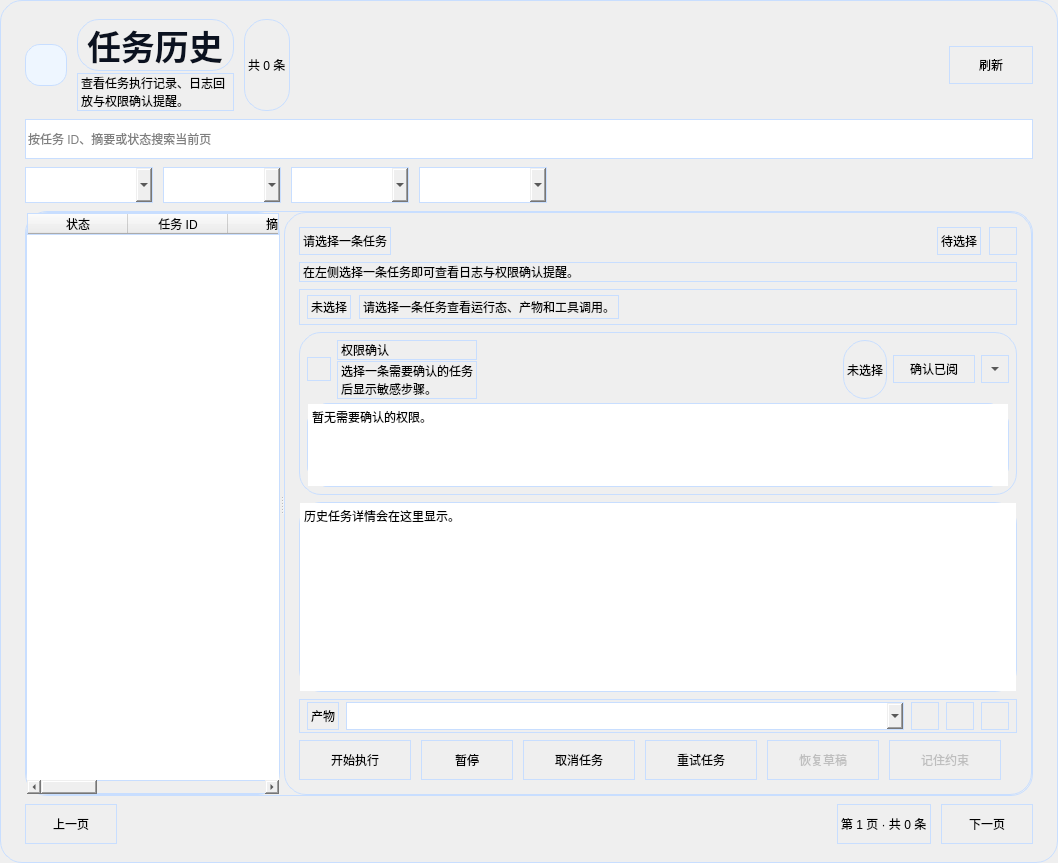
<widget class="QWidget" name="historyPage"><layout class="QVBoxLayout" name="historyPageLayout">
<property name="spacing"><number>16</number></property>
<property name="leftMargin"><number>0</number></property>
<property name="topMargin"><number>0</number></property>
<property name="rightMargin"><number>0</number></property>
<property name="bottomMargin"><number>0</number></property>
<item><widget class="QFrame" name="historyMainCard">
<property name="objectName"><string>heroCard</string></property>
<property name="styleSheet"><string notr="true">background: qlineargradient(x1:0,y1:0,x2:1,y2:1,
                                stop:0 rgba(255,255,255,250),
                                stop:0.52 #F1F7FF,
                                stop:1 #E9FBFF);
border: 1px solid #C8DEFF;
border-radius: 22px;</string></property>
<property name="frameShape"><enum>QFrame::Shape::NoFrame</enum></property>
<layout class="QVBoxLayout" name="historyMainLayout">
<property name="spacing"><number>8</number></property>
<property name="leftMargin"><number>24</number></property>
<property name="topMargin"><number>18</number></property>
<property name="rightMargin"><number>24</number></property>
<property name="bottomMargin"><number>18</number></property>
<item><layout class="QHBoxLayout" name="historyHeaderRow">
<property name="spacing"><number>10</number></property>
<property name="leftMargin"><number>0</number></property>
<property name="topMargin"><number>0</number></property>
<property name="rightMargin"><number>0</number></property>
<property name="bottomMargin"><number>0</number></property>
<item><widget class="QLabel" name="historyIcon">
<property name="minimumSize"><size><width>42</width><height>42</height></size></property>
<property name="maximumSize"><size><width>42</width><height>42</height></size></property>
<property name="styleSheet"><string notr="true">background:#EEF6FF;border-radius:15px;</string></property>
<property name="text"><string></string></property>
<property name="pixmap"><pixmap resource="resources.qrc">:/icons/history.svg</pixmap></property>
<property name="scaledContents"><bool>false</bool></property>
<property name="alignment"><set>Qt::AlignmentFlag::AlignCenter</set></property>
</widget></item><item><layout class="QVBoxLayout" name="historyHeaderTextLayout">
<property name="spacing"><number>2</number></property>
<property name="leftMargin"><number>0</number></property>
<property name="topMargin"><number>0</number></property>
<property name="rightMargin"><number>0</number></property>
<property name="bottomMargin"><number>0</number></property>
<item><widget class="QLabel" name="historyTitle">
<property name="objectName"><string>heroTitle</string></property>
<property name="styleSheet"><string notr="true">font-size:34px;font-weight:900;color:#0B1220;</string></property>
<property name="text"><string>任务历史</string></property>
<property name="wordWrap"><bool>true</bool></property>
</widget></item><item><widget class="QLabel" name="historySub">
<property name="objectName"><string>subText</string></property>
<property name="text"><string>查看任务执行记录、日志回放与权限确认提醒。</string></property>
<property name="wordWrap"><bool>true</bool></property>
</widget></item>
</layout></item><item><widget class="QLabel" name="historyCountLabel">
<property name="objectName"><string>tinyText</string></property>
<property name="text"><string>共 0 条</string></property>
<property name="wordWrap"><bool>true</bool></property>
</widget></item><item><spacer name="historyHeaderSpacer">
<property name="orientation"><enum>Qt::Orientation::Horizontal</enum></property>
<property name="sizePolicy"><sizepolicy hsizetype="Expanding" vsizetype="Minimum"><horstretch>0</horstretch><verstretch>0</verstretch></sizepolicy></property>
<property name="sizeHint" stdset="0"><size><width>120</width><height>20</height></size></property>
</spacer></item><item><widget class="QPushButton" name="historyRefreshButton">
<property name="objectName"><string>ghostButton</string></property>
<property name="minimumSize"><size><width>84</width><height>38</height></size></property>
<property name="text"><string>刷新</string></property>
</widget></item>
</layout></item><item><widget class="QLineEdit" name="historyInput">
<property name="minimumSize"><size><width>0</width><height>40</height></size></property>
<property name="placeholderText"><string>按任务 ID、摘要或状态搜索当前页</string></property>
</widget></item><item><layout class="QHBoxLayout" name="historyFilterRow">
<property name="spacing"><number>10</number></property>
<property name="leftMargin"><number>0</number></property>
<property name="topMargin"><number>0</number></property>
<property name="rightMargin"><number>0</number></property>
<property name="bottomMargin"><number>0</number></property>
<item><widget class="QComboBox" name="historyStatusFilter">
<property name="minimumSize"><size><width>128</width><height>36</height></size></property>
</widget></item><item><widget class="QComboBox" name="historyModeFilter">
<property name="minimumSize"><size><width>118</width><height>36</height></size></property>
</widget></item><item><widget class="QComboBox" name="historyRiskFilter">
<property name="minimumSize"><size><width>118</width><height>36</height></size></property>
</widget></item><item><widget class="QComboBox" name="historyConfirmationFilter">
<property name="minimumSize"><size><width>128</width><height>36</height></size></property>
</widget></item><item><spacer name="historyFilterSpacer">
<property name="orientation"><enum>Qt::Orientation::Horizontal</enum></property>
<property name="sizePolicy"><sizepolicy hsizetype="Expanding" vsizetype="Minimum"><horstretch>0</horstretch><verstretch>0</verstretch></sizepolicy></property>
<property name="sizeHint" stdset="0"><size><width>160</width><height>20</height></size></property>
</spacer></item>
</layout></item><item><widget class="QSplitter" name="historySplitter">
<property name="orientation"><enum>Qt::Orientation::Horizontal</enum></property>
<widget class="QTableWidget" name="historyTable">
<property name="minimumSize"><size><width>0</width><height>420</height></size></property>
<property name="alternatingRowColors"><bool>true</bool></property>
<property name="selectionMode"><enum>QAbstractItemView::SingleSelection</enum></property>
<property name="selectionBehavior"><enum>QAbstractItemView::SelectRows</enum></property>
<property name="editTriggers"><set>QAbstractItemView::NoEditTriggers</set></property>
<property name="wordWrap"><bool>false</bool></property>
<column>
<property name="text"><string>状态</string></property>
</column><column>
<property name="text"><string>任务 ID</string></property>
</column><column>
<property name="text"><string>摘要</string></property>
</column><column>
<property name="text"><string>风险</string></property>
</column><column>
<property name="text"><string>确认</string></property>
</column><column>
<property name="text"><string>步骤</string></property>
</column><column>
<property name="text"><string>更新</string></property>
</column><column>
<property name="text"><string>模式</string></property>
</column>
</widget><widget class="QFrame" name="historyDetailCard">
<property name="objectName"><string>sidePanel</string></property>
<property name="minimumSize"><size><width>360</width><height>0</height></size></property>
<property name="frameShape"><enum>QFrame::Shape::NoFrame</enum></property>
<layout class="QVBoxLayout" name="historyDetailLayout">
<property name="spacing"><number>7</number></property>
<property name="leftMargin"><number>14</number></property>
<property name="topMargin"><number>14</number></property>
<property name="rightMargin"><number>14</number></property>
<property name="bottomMargin"><number>14</number></property>
<item><layout class="QHBoxLayout" name="historyDetailTitleRow">
<property name="spacing"><number>8</number></property>
<property name="leftMargin"><number>0</number></property>
<property name="topMargin"><number>0</number></property>
<property name="rightMargin"><number>0</number></property>
<property name="bottomMargin"><number>0</number></property>
<item><widget class="QLabel" name="historySelectionTitle">
<property name="objectName"><string>sectionTitle</string></property>
<property name="text"><string>请选择一条任务</string></property>
<property name="wordWrap"><bool>true</bool></property>
</widget></item><item><spacer name="historyDetailTitleSpacer">
<property name="orientation"><enum>Qt::Orientation::Horizontal</enum></property>
<property name="sizeHint" stdset="0"><size><width>40</width><height>20</height></size></property>
</spacer></item><item><widget class="QLabel" name="historySelectionBadge">
<property name="objectName"><string>badgeGray</string></property>
<property name="text"><string>待选择</string></property>
</widget></item><item><widget class="QToolButton" name="historyModelRoutesButton">
<property name="minimumSize"><size><width>28</width><height>28</height></size></property>
<property name="maximumSize"><size><width>28</width><height>28</height></size></property>
<property name="autoRaise"><bool>true</bool></property>
<property name="text"><string/></property>
<property name="toolTip"><string>查看本次实际模型</string></property>
</widget></item>
</layout></item><item><widget class="QLabel" name="historySelectionMeta">
<property name="objectName"><string>subText</string></property>
<property name="text"><string>在左侧选择一条任务即可查看日志与权限确认提醒。</string></property>
<property name="wordWrap"><bool>true</bool></property>
</widget></item><item><widget class="QWidget" name="historyRuntimeStrip">
<property name="minimumSize"><size><width>0</width><height>36</height></size></property>
<property name="maximumSize"><size><width>16777215</width><height>44</height></size></property>
<layout class="QHBoxLayout" name="historyRuntimeStripLayout">
<property name="spacing"><number>8</number></property>
<property name="leftMargin"><number>8</number></property>
<property name="topMargin"><number>6</number></property>
<property name="rightMargin"><number>8</number></property>
<property name="bottomMargin"><number>6</number></property>
<item><widget class="QLabel" name="historyRuntimeBadge">
<property name="objectName"><string>badgeGray</string></property>
<property name="text"><string>未选择</string></property>
</widget></item><item><widget class="QLabel" name="historyRuntimeMeta">
<property name="objectName"><string>subText</string></property>
<property name="text"><string>请选择一条任务查看运行态、产物和工具调用。</string></property>
<property name="wordWrap"><bool>false</bool></property>
</widget></item><item><spacer name="historyRuntimeSpacer">
<property name="orientation"><enum>Qt::Orientation::Horizontal</enum></property>
<property name="sizePolicy"><sizepolicy hsizetype="Expanding" vsizetype="Minimum"><horstretch>0</horstretch><verstretch>0</verstretch></sizepolicy></property>
<property name="sizeHint" stdset="0"><size><width>16</width><height>20</height></size></property>
</spacer></item></layout>
</widget></item><item><widget class="QWidget" name="historyConfirmationSection">
<layout class="QVBoxLayout" name="historyConfirmationLayout">
<property name="spacing"><number>4</number></property>
<property name="leftMargin"><number>8</number></property>
<property name="topMargin"><number>8</number></property>
<property name="rightMargin"><number>8</number></property>
<property name="bottomMargin"><number>8</number></property>
<item><layout class="QHBoxLayout" name="historyConfirmationTopRow">
<property name="spacing"><number>6</number></property>
<property name="leftMargin"><number>0</number></property>
<property name="topMargin"><number>0</number></property>
<property name="rightMargin"><number>0</number></property>
<property name="bottomMargin"><number>0</number></property>
<item><widget class="QLabel" name="historyConfirmationIcon">
<property name="minimumSize"><size><width>24</width><height>24</height></size></property>
<property name="maximumSize"><size><width>24</width><height>24</height></size></property>
<property name="alignment"><set>Qt::AlignCenter</set></property>
<property name="text"><string/></property>
</widget></item><item><layout class="QVBoxLayout" name="historyConfirmationTextStack">
<property name="spacing"><number>1</number></property>
<property name="leftMargin"><number>0</number></property>
<property name="topMargin"><number>0</number></property>
<property name="rightMargin"><number>0</number></property>
<property name="bottomMargin"><number>0</number></property>
<item><widget class="QLabel" name="historyConfirmationTitle">
<property name="objectName"><string>cardTitle</string></property>
<property name="text"><string>权限确认</string></property>
<property name="wordWrap"><bool>true</bool></property>
</widget></item><item><widget class="QLabel" name="historyConfirmationMeta">
<property name="objectName"><string>subText</string></property>
<property name="text"><string>选择一条需要确认的任务后显示敏感步骤。</string></property>
<property name="wordWrap"><bool>true</bool></property>
</widget></item>
</layout></item><item><spacer name="historyConfirmationTopSpacer">
<property name="orientation"><enum>Qt::Orientation::Horizontal</enum></property>
<property name="sizePolicy"><sizepolicy hsizetype="Expanding" vsizetype="Minimum"><horstretch>0</horstretch><verstretch>0</verstretch></sizepolicy></property>
<property name="sizeHint" stdset="0"><size><width>10</width><height>20</height></size></property>
</spacer></item><item><widget class="QLabel" name="historyConfirmationBadge">
<property name="objectName"><string>badgeGray</string></property>
<property name="text"><string>未选择</string></property>
</widget></item><item><widget class="QPushButton" name="historyConfirmButton">
<property name="objectName"><string>secondaryButton</string></property>
<property name="minimumSize"><size><width>82</width><height>28</height></size></property>
<property name="maximumSize"><size><width>100</width><height>28</height></size></property>
<property name="text"><string>确认已阅</string></property>
</widget></item><item><widget class="QToolButton" name="historyConfirmationToggleButton">
<property name="minimumSize"><size><width>28</width><height>28</height></size></property>
<property name="maximumSize"><size><width>28</width><height>28</height></size></property>
<property name="arrowType"><enum>Qt::ArrowType::DownArrow</enum></property>
<property name="text"><string/></property>
<property name="toolTip"><string>展开或收起权限确认细节</string></property>
</widget></item>
</layout></item><item><widget class="QWidget" name="historyConfirmationBody">
<layout class="QVBoxLayout" name="historyConfirmationBodyLayout">
<property name="spacing"><number>6</number></property>
<property name="leftMargin"><number>0</number></property>
<property name="topMargin"><number>0</number></property>
<property name="rightMargin"><number>0</number></property>
<property name="bottomMargin"><number>0</number></property>
<item><widget class="QTextEdit" name="historyConfirmationText">
<property name="minimumSize"><size><width>0</width><height>48</height></size></property>
<property name="maximumSize"><size><width>16777215</width><height>84</height></size></property>
<property name="readOnly"><bool>true</bool></property>
<property name="html"><string>&lt;p&gt;暂无需要确认的权限。&lt;/p&gt;</string></property>
</widget></item>
</layout>
</widget></item></layout></widget></item><item><widget class="QTextEdit" name="historyDetailText">
<property name="sizePolicy"><sizepolicy hsizetype="Expanding" vsizetype="Expanding"><horstretch>0</horstretch><verstretch>1</verstretch></sizepolicy></property>
<property name="minimumSize"><size><width>0</width><height>190</height></size></property>
<property name="readOnly"><bool>true</bool></property>
<property name="html"><string>&lt;p&gt;历史任务详情会在这里显示。&lt;/p&gt;</string></property>
</widget></item><item><widget class="QWidget" name="historyArtifactStrip">
<property name="minimumSize"><size><width>0</width><height>34</height></size></property>
<property name="maximumSize"><size><width>16777215</width><height>36</height></size></property>
<layout class="QHBoxLayout" name="historyArtifactLayout">
<property name="spacing"><number>7</number></property>
<property name="leftMargin"><number>8</number></property>
<property name="topMargin"><number>3</number></property>
<property name="rightMargin"><number>8</number></property>
<property name="bottomMargin"><number>3</number></property>
<item><widget class="QLabel" name="historyArtifactLabel">
<property name="objectName"><string>subText</string></property>
<property name="text"><string>产物</string></property>
</widget></item><item><widget class="QComboBox" name="historyArtifactCombo">
<property name="minimumSize"><size><width>0</width><height>28</height></size></property>
<property name="sizePolicy"><sizepolicy hsizetype="Expanding" vsizetype="Fixed"><horstretch>1</horstretch><verstretch>0</verstretch></sizepolicy></property>
</widget></item><item><widget class="QToolButton" name="historyArtifactPreviewButton">
<property name="minimumSize"><size><width>28</width><height>28</height></size></property>
<property name="maximumSize"><size><width>28</width><height>28</height></size></property>
<property name="text"><string/></property>
<property name="toolTip"><string>预览选中的产物</string></property>
</widget></item><item><widget class="QToolButton" name="historyArtifactOpenButton">
<property name="minimumSize"><size><width>28</width><height>28</height></size></property>
<property name="maximumSize"><size><width>28</width><height>28</height></size></property>
<property name="text"><string/></property>
<property name="toolTip"><string>打开受控产物文件</string></property>
</widget></item><item><widget class="QToolButton" name="historyArtifactCopyButton">
<property name="minimumSize"><size><width>28</width><height>28</height></size></property>
<property name="maximumSize"><size><width>28</width><height>28</height></size></property>
<property name="text"><string/></property>
<property name="toolTip"><string>复制受控路径或虚拟 URI</string></property>
</widget></item>
</layout></widget></item><item><layout class="QHBoxLayout" name="historyActionRow">
<property name="spacing"><number>10</number></property>
<property name="leftMargin"><number>0</number></property>
<property name="topMargin"><number>0</number></property>
<property name="rightMargin"><number>0</number></property>
<property name="bottomMargin"><number>0</number></property>
<item><widget class="QPushButton" name="historyExecuteButton">
<property name="objectName"><string>primaryButton</string></property>
<property name="minimumSize"><size><width>112</width><height>40</height></size></property>
<property name="text"><string>开始执行</string></property>
</widget></item>
<item><widget class="QPushButton" name="historyPauseButton">
<property name="objectName"><string>secondaryButton</string></property>
<property name="minimumSize"><size><width>92</width><height>40</height></size></property>
<property name="text"><string>暂停</string></property>
<property name="toolTip"><string>当前安全步骤完成后暂停任务</string></property>
</widget></item>
<item><widget class="QPushButton" name="historyCancelButton">
<property name="objectName"><string>dangerButton</string></property>
<property name="minimumSize"><size><width>112</width><height>40</height></size></property>
<property name="text"><string>取消任务</string></property>
</widget></item><item><widget class="QPushButton" name="historyRetryButton">
<property name="objectName"><string>secondaryButton</string></property>
<property name="minimumSize"><size><width>112</width><height>40</height></size></property>
<property name="text"><string>重试任务</string></property>
</widget></item><item><widget class="QPushButton" name="historyRestoreDocumentButton">
<property name="objectName"><string>secondaryButton</string></property>
<property name="minimumSize"><size><width>112</width><height>40</height></size></property>
<property name="enabled"><bool>false</bool></property>
<property name="text"><string>恢复草稿</string></property>
<property name="toolTip"><string>从选中的历史文档草稿建立新的独立预览，不覆盖旧任务或文件</string></property>
</widget></item><item><widget class="QPushButton" name="historyMemoryButton">
<property name="objectName"><string>secondaryButton</string></property>
<property name="minimumSize"><size><width>112</width><height>40</height></size></property>
<property name="enabled"><bool>false</bool></property>
<property name="text"><string>记住约束</string></property>
<property name="toolTip"><string>从已完成任务中查看可确认的长期记忆候选</string></property>
</widget></item><item><spacer name="historyActionSpacer">
<property name="orientation"><enum>Qt::Orientation::Horizontal</enum></property>
<property name="sizeHint" stdset="0"><size><width>20</width><height>20</height></size></property>
</spacer></item>
</layout></item>
</layout></widget>
</widget></item><item><layout class="QHBoxLayout" name="historyPagerRow">
<property name="spacing"><number>10</number></property>
<property name="leftMargin"><number>0</number></property>
<property name="topMargin"><number>0</number></property>
<property name="rightMargin"><number>0</number></property>
<property name="bottomMargin"><number>0</number></property>
<item><widget class="QPushButton" name="historyPrevButton">
<property name="objectName"><string>ghostButton</string></property>
<property name="minimumSize"><size><width>92</width><height>40</height></size></property>
<property name="text"><string>上一页</string></property>
</widget></item><item><spacer name="historyPagerSpacer">
<property name="orientation"><enum>Qt::Orientation::Horizontal</enum></property>
<property name="sizeHint" stdset="0"><size><width>320</width><height>20</height></size></property>
</spacer></item><item><widget class="QLabel" name="historyPageLabel">
<property name="objectName"><string>tinyText</string></property>
<property name="text"><string>第 1 页 · 共 0 条</string></property>
</widget></item><item><widget class="QPushButton" name="historyNextButton">
<property name="objectName"><string>ghostButton</string></property>
<property name="minimumSize"><size><width>92</width><height>40</height></size></property>
<property name="text"><string>下一页</string></property>
</widget></item>
</layout></item>
</layout>
</widget></item>
</layout></widget>
